Frame 1 (no input): blank canvas, image omitted
Frame 60 (the mouse pressed at the canvas centre just before this capture): blank canvas, image omitted
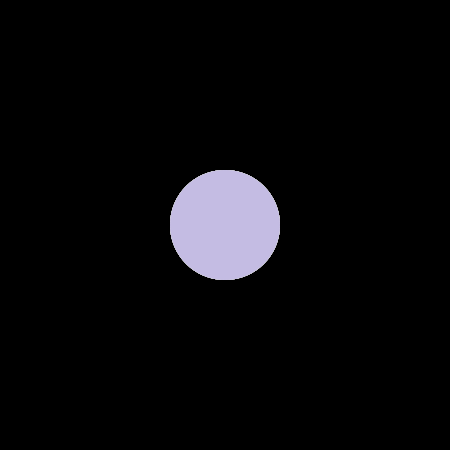
Frame 120 (the mouse held since frame 60 and released just before this capture)

The Processing sketch whose frames 1 and 60 were blank and that drew this single picture after the mouse press (run headless with seeded random() and noise(); from frame 60 on, the mouse is pressed at the canvas centre):

// Processing sketch: processing_122240
// ── processing_122240.pde

int counter;

void setup() {  //setup function called initially, only once
  size(450, 450);
  background(0);  //set background white
  colorMode(HSB);   //set colors to Hue, Saturation, Brightness mode
  counter = 0;
}

void draw() {  //draw function loops 
  counter++;
  noStroke();
  fill(random(255),100,255,50);
  
  if(mousePressed == true) { //add some interaction
    ellipse(mouseX, mouseY, 110, 110);
  }
  else {
  }
}
